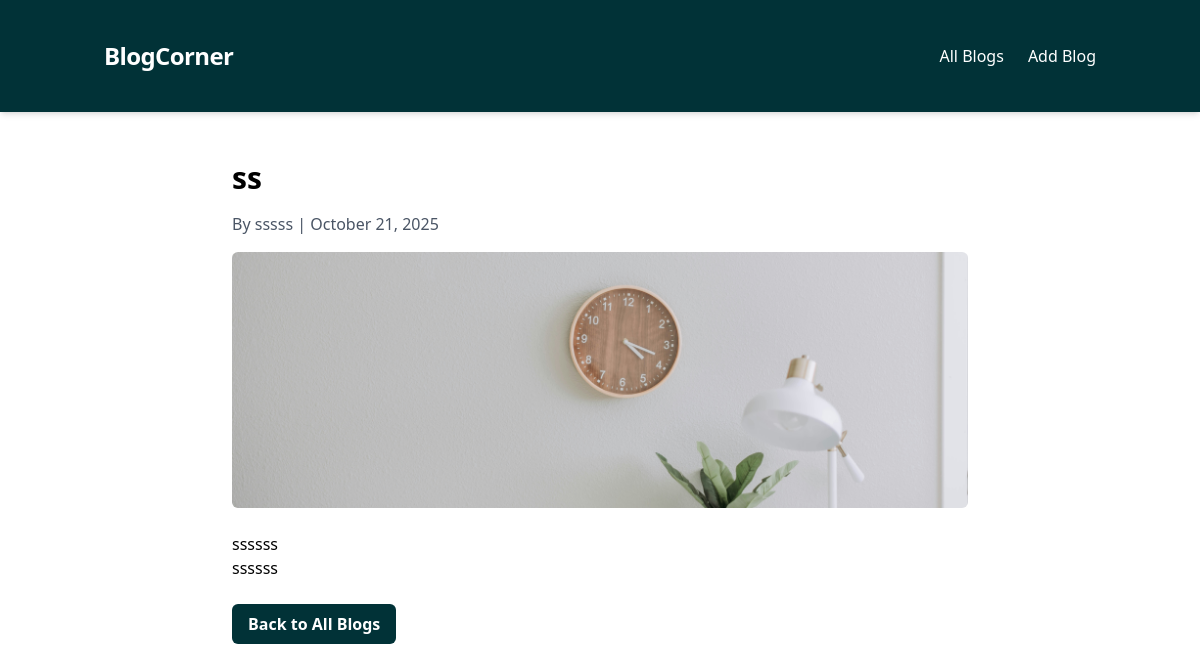
/blog-detail/6/, run on the app's committed database.
### crud_app/models.py (models this page shows, shortened)
class Blog(models.Model):
    title = models.CharField(max_length=100)
    content = models.TextField()
    image=models.ImageField(upload_to='images/',null=True,blank=True)
    author = models.CharField(max_length=50)
    created_at = models.DateTimeField(auto_now_add=True)

### crud_app/views.py (the view)
# urls.py: path('blog-detail/<int:id>/', blog_detail, name='blog-detail'),
def blog_detail(request, id):
    blog = get_object_or_404(Blog, id=id)
    context={'blog': blog}
    return render(request, 'blog-details.html', context)

### crud_app/templates/blog-details.html (shortened to what this page needs)
{% extends 'base.html' %}
{% load static %}
{% block content %}
<div class="container mx-auto px-4 py-6 max-w-3xl">
  <h1 class="text-3xl font-bold mb-4">{{ blog.title }}</h1>
  <p class="text-gray-600 mb-4">By {{ blog.author }} | {{ blog.created_at|date:"F d, Y" }}</p>
  {% if blog.image %}
    <img src="{{ blog.image.url }}" alt="{{ blog.title }}" class="w-full h-64 object-cover rounded-md mb-6">
  {% else %}
    <div class="w-full h-64 bg-[gray-200] rounded-md mb-6 flex items-center justify-center">
      <span class="text-gray-500">No Image was uploaded for this blog</span>
    </div>
  {% endif %}
  <div class="prose prose-lg max-w-none">
    {% autoescape off %}
    <p>{{ blog.content }}</p>
    {% endautoescape %}
    <p>{{ blog.content }}</p>
  </div>
  <a href="/" class="mt-6 inline-block bg-[#013237] text-white font-semibold py-2 px-4 rounded-md hover:bg-[#013247] transition-colors">Back to All Blogs</a>
</div>
{% endblock %}

### data on the page
Blog: title "ss", author "sssss", created_at "October 21, 2025", image (picture), content "ssssss"
